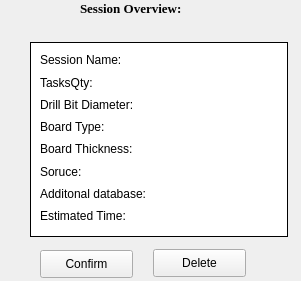
     <widget class="QWidget" name="SSNOverviewWidget" native="true">
      <property name="geometry">
       <rect>
        <x>690</x>
        <y>30</y>
        <width>301</width>
        <height>281</height>
       </rect>
      </property>
      <property name="styleSheet">
       <string notr="true">
QWidget#SSNOverviewWidget {
    background-color: qlineargradient(
        spread:pad, x1:0, y1:0, x2:0, y2:1,
        stop:0 palette(window), stop:1 palette(window)
    );
    padding: 10px;
    border: 1px solid palette(window);
}

</string>
      </property>
      <widget class="QLabel" name="label_20">
       <property name="geometry">
        <rect>
         <x>80</x>
         <y>0</y>
         <width>111</width>
         <height>16</height>
        </rect>
       </property>
       <property name="font">
        <font>
         <family>Times New Roman</family>
         <pointsize>10</pointsize>
         <bold>true</bold>
        </font>
       </property>
       <property name="text">
        <string>Session Overview:</string>
       </property>
      </widget>
      <widget class="QPushButton" name="BdelSSN">
       <property name="geometry">
        <rect>
         <x>153</x>
         <y>249</y>
         <width>93</width>
         <height>28</height>
        </rect>
       </property>
       <property name="text">
        <string>Delete</string>
       </property>
      </widget>
      <widget class="QPushButton" name="BconfirmSSN">
       <property name="geometry">
        <rect>
         <x>40</x>
         <y>250</y>
         <width>93</width>
         <height>28</height>
        </rect>
       </property>
       <property name="text">
        <string>Confirm</string>
       </property>
      </widget>
      <widget class="QWidget" name="SSOwidget" native="true">
       <property name="geometry">
        <rect>
         <x>30</x>
         <y>42</y>
         <width>258</width>
         <height>195</height>
        </rect>
       </property>
       <property name="styleSheet">
        <string notr="true">QWidget#SSOwidget{
    background-color: white;
    border: 1px solid black;
    padding: 5px;
}</string>
       </property>
       <widget class="QWidget" name="layoutWidget">
        <property name="geometry">
         <rect>
          <x>10</x>
          <y>10</y>
          <width>241</width>
          <height>172</height>
         </rect>
        </property>
        <layout class="QVBoxLayout" name="verticalLayout">
         <property name="rightMargin">
          <number>0</number>
         </property>
         <item>
          <widget class="QLabel" name="LSSOname">
           <property name="text">
            <string>Session Name:</string>
           </property>
          </widget>
         </item>
         <item>
          <widget class="QLabel" name="LSSOtasksqty">
           <property name="text">
            <string>TasksQty: </string>
           </property>
          </widget>
         </item>
         <item>
          <widget class="QLabel" name="LSSOdrlbtdia">
           <property name="text">
            <string>Drill Bit Diameter:</string>
           </property>
          </widget>
         </item>
         <item>
          <widget class="QLabel" name="LSSOboardtype">
           <property name="text">
            <string>Board Type: </string>
           </property>
          </widget>
         </item>
         <item>
          <widget class="QLabel" name="LSSOboardthickness">
           <property name="text">
            <string>Board Thickness:</string>
           </property>
          </widget>
         </item>
         <item>
          <widget class="QLabel" name="LSSOsource">
           <property name="text">
            <string>Soruce:</string>
           </property>
          </widget>
         </item>
         <item>
          <widget class="QLabel" name="LSSOadDB">
           <property name="text">
            <string>Additonal database:</string>
           </property>
          </widget>
         </item>
         <item>
          <widget class="QLabel" name="LSSOesttime">
           <property name="text">
            <string>Estimated Time:</string>
           </property>
          </widget>
         </item>
        </layout>
       </widget>
      </widget>
     </widget>
